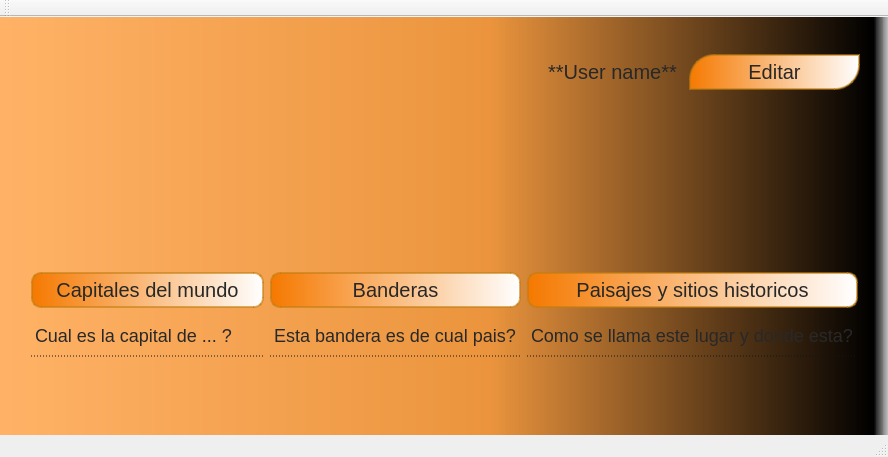
<?xml version="1.0" encoding="UTF-8"?>
<ui version="4.0">
 <class>menu</class>
 <widget class="QMainWindow" name="menu">
  <property name="geometry">
   <rect>
    <x>0</x>
    <y>0</y>
    <width>888</width>
    <height>457</height>
   </rect>
  </property>
  <property name="windowTitle">
   <string>MENU</string>
  </property>
  <widget class="QWidget" name="centralWidget">
   <property name="styleSheet">
    <string notr="true">QWidget#centralWidget{
background-color: qlineargradient(spread:pad, x1:0, y1:0, x2:1, y2:0, stop:0 rgba(255, 178, 102, 255), stop:0.55 rgba(235, 148, 61, 255), stop:0.98 rgba(0, 0, 0, 255), stop:1 rgba(0, 0, 0, 0));
}</string>
   </property>
   <widget class="QWidget" name="layoutWidget">
    <property name="geometry">
     <rect>
      <x>500</x>
      <y>20</y>
      <width>371</width>
      <height>71</height>
     </rect>
    </property>
    <layout class="QHBoxLayout" name="horizontalLayout">
     <item>
      <widget class="QLabel" name="l_nom_usu">
       <property name="styleSheet">
        <string notr="true">background-image: url(:/user1.png);
background-repeat: no repeat;
padding-left:  32px;
min-height: 32px;  max-height: 32px;
 color: rgb(40, 40, 40);
font-size: 20px;</string>
       </property>
       <property name="text">
        <string>**User name**</string>
       </property>
      </widget>
     </item>
     <item>
      <widget class="QPushButton" name="btn_editar_jug">
       <property name="styleSheet">
        <string notr="true">QPushButton{ 
	border-color: rgba(193, 125, 17, 0.6);
border-style:solid;
border-width:2px;
border-top-left-radius: 25px;
border-top-right-radius: 0px;
border-bottom-right-radius:25px;
border-bottom-left-radius: 0px; 

	background-color: qlineargradient(spread:pad, x1:0, y1:0, x2:1, y2:0, stop:0 rgba(245, 121, 0, 255), stop:1 rgba(255, 255, 255, 255));
max-height: 32px;
min-height: 32px;
font-size: 20px;
color: rgb(40, 40, 40);
}

QPushButton:hover{
 
 
	border-color: rgb(233, 185, 110);
border-style:solid;
border-width: 3px; font-size: 14px;font-weight: bolder;
font-size:24px;
height: 64px;
background-image:url(:/background_3.jpg);
 color:  rgb(143, 89, 2);
} 
</string>
       </property>
       <property name="text">
        <string>Editar</string>
       </property>
      </widget>
     </item>
    </layout>
   </widget>
   <widget class="QWidget" name="layoutWidget">
    <property name="geometry">
     <rect>
      <x>20</x>
      <y>110</y>
      <width>849</width>
      <height>241</height>
     </rect>
    </property>
    <layout class="QHBoxLayout" name="horizontalLayout_2">
     <item>
      <layout class="QVBoxLayout" name="verticalLayout">
       <item>
        <widget class="QLabel" name="l_img2">
         <property name="styleSheet">
          <string notr="true">background-image: url(:/CAPITALS_128.png);
background-repeat: no repeat;
background-position: center;
max-height: 128px; min-height: 128px;</string>
         </property>
         <property name="text">
          <string/>
         </property>
        </widget>
       </item>
       <item>
        <widget class="QPushButton" name="btn_juego2">
         <property name="styleSheet">
          <string notr="true">QPushButton{ 
	border-color: rgba(193, 125, 17, 0.6);
border-style:solid;
border-width:2px;
border-radius:  10px; 
	background-color: qlineargradient(spread:pad, x1:0, y1:0, x2:1, y2:0, stop:0 rgba(245, 121, 0, 255), stop:1 rgba(255, 255, 255, 255));
max-height: 32px;
min-height: 32px;
font-size: 20px;
color: rgb(40, 40, 40);
}

QPushButton:hover{
 
 
	border-color: rgb(233, 185, 110);
border-style:solid;
border-width: 3px; font-size: 14px;font-weight: bolder;
font-size:24px;
height: 64px;
background-image:url(:/background_3.jpg);
 color:  rgb(143, 89, 2);
} 
</string>
         </property>
         <property name="text">
          <string>Capitales del mundo</string>
         </property>
        </widget>
       </item>
       <item>
        <widget class="QLabel" name="label_2">
         <property name="styleSheet">
          <string notr="true">color:  rgb( 40, 40, 40);
font-size: 18px;
border-style: solid;
border-bottom:  1px dotted rgb(20,20,20);</string>
         </property>
         <property name="text">
          <string>Cual es la capital de ... ?</string>
         </property>
        </widget>
       </item>
      </layout>
     </item>
     <item>
      <layout class="QVBoxLayout" name="verticalLayout_3">
       <item>
        <widget class="QLabel" name="l_img4_2">
         <property name="styleSheet">
          <string notr="true">background-image: url(:/flags_128.png);
background-repeat: no repeat;
background-position:center;
max-height: 128px; min-height: 128px;</string>
         </property>
         <property name="text">
          <string/>
         </property>
        </widget>
       </item>
       <item>
        <widget class="QPushButton" name="btn_banderas_2">
         <property name="styleSheet">
          <string notr="true">QPushButton{ 
	border-color: rgba(193, 125, 17, 0.6);
border-style:solid;
border-width:2px;
border-radius:  10px; 
	background-color: qlineargradient(spread:pad, x1:0, y1:0, x2:1, y2:0, stop:0 rgba(245, 121, 0, 255), stop:1 rgba(255, 255, 255, 255));
max-height: 32px;
min-height: 32px;
font-size: 20px;
color: rgb(40, 40, 40);
}

QPushButton:hover{
 
 
	border-color: rgb(233, 185, 110);
border-style:solid;
border-width: 3px; font-size: 14px;font-weight: bolder;
font-size:24px;
height: 64px;
background-image:url(:/background_3.jpg);
 color:  rgb(143, 89, 2);
} 
</string>
         </property>
         <property name="text">
          <string>Banderas</string>
         </property>
        </widget>
       </item>
       <item>
        <widget class="QLabel" name="label_5">
         <property name="styleSheet">
          <string notr="true">color:  rgb( 40, 40, 40);
font-size: 18px;
border-style: solid;
border-bottom:  1px dotted rgb(20,20,20);</string>
         </property>
         <property name="text">
          <string>Esta bandera es de cual pais?</string>
         </property>
        </widget>
       </item>
      </layout>
     </item>
     <item>
      <layout class="QVBoxLayout" name="verticalLayout_4">
       <item>
        <widget class="QLabel" name="l_img3">
         <property name="styleSheet">
          <string notr="true">background-image: url(:/paisaje_128.png);
background-repeat: no repeat;
background-position: center;
max-height: 128px; min-height: 128px;</string>
         </property>
         <property name="text">
          <string/>
         </property>
        </widget>
       </item>
       <item>
        <widget class="QPushButton" name="btn_juego3">
         <property name="styleSheet">
          <string notr="true">QPushButton{ 
	border-color: rgba(193, 125, 17, 0.6);
border-style:solid;
border-width:2px;
border-radius:  10px; 
	background-color: qlineargradient(spread:pad, x1:0, y1:0, x2:1, y2:0, stop:0 rgba(245, 121, 0, 255), stop:1 rgba(255, 255, 255, 255));
max-height: 32px;
min-height: 32px;
font-size: 20px;
color: rgb(40, 40, 40);
}

QPushButton:hover{
 
 
	border-color: rgb(233, 185, 110);
border-style:solid;
border-width: 3px; font-size: 14px;font-weight: bolder;
font-size:24px;
height: 64px;
background-image:url(:/background_3.jpg);
 color:  rgb(143, 89, 2);
} 
</string>
         </property>
         <property name="text">
          <string>Paisajes y sitios historicos</string>
         </property>
        </widget>
       </item>
       <item>
        <widget class="QLabel" name="label_3">
         <property name="styleSheet">
          <string notr="true">color:  rgb( 40, 40, 40);
font-size: 18px;
border-style: solid;
border-bottom:  1px dotted rgb(20,20,20);</string>
         </property>
         <property name="text">
          <string>Como se llama este lugar y donde esta?</string>
         </property>
        </widget>
       </item>
      </layout>
     </item>
    </layout>
   </widget>
  </widget>
  <widget class="QMenuBar" name="menuBar">
   <property name="geometry">
    <rect>
     <x>0</x>
     <y>0</y>
     <width>888</width>
     <height>22</height>
    </rect>
   </property>
  </widget>
  <widget class="QToolBar" name="mainToolBar">
   <attribute name="toolBarArea">
    <enum>TopToolBarArea</enum>
   </attribute>
   <attribute name="toolBarBreak">
    <bool>false</bool>
   </attribute>
  </widget>
  <widget class="QStatusBar" name="statusBar"/>
 </widget>
 <layoutdefault spacing="6" margin="11"/>
 <resources/>
 <connections/>
 <slots>
  <slot>jugar_paises()</slot>
  <slot>jugar_capitales()</slot>
  <slot>jugar_paisajes()</slot>
  <slot>editar_jugador()</slot>
  <slot>abm()</slot>
 </slots>
</ui>
